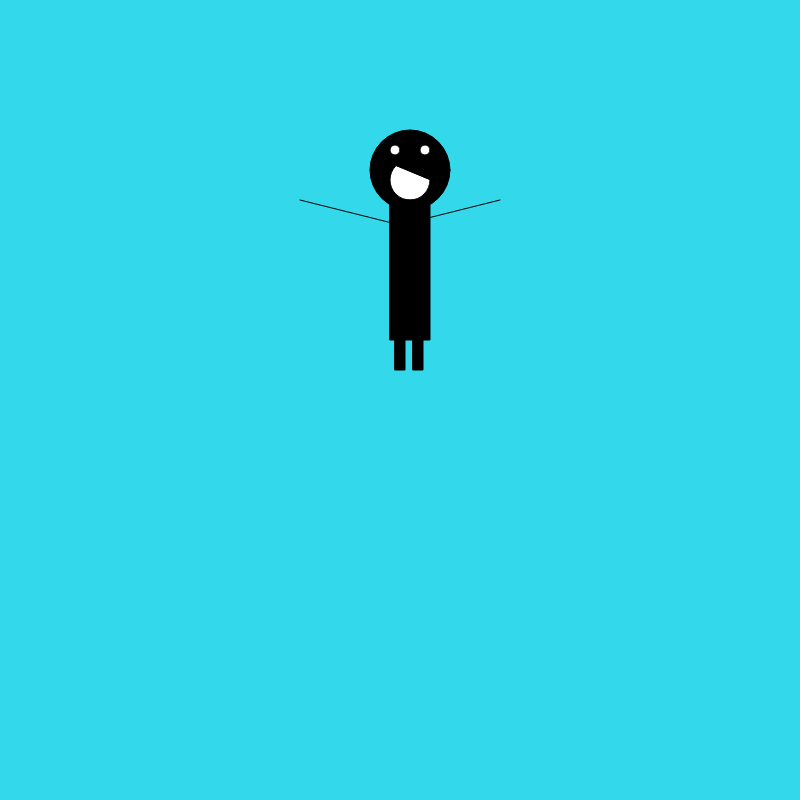
Frame 1 (no input)
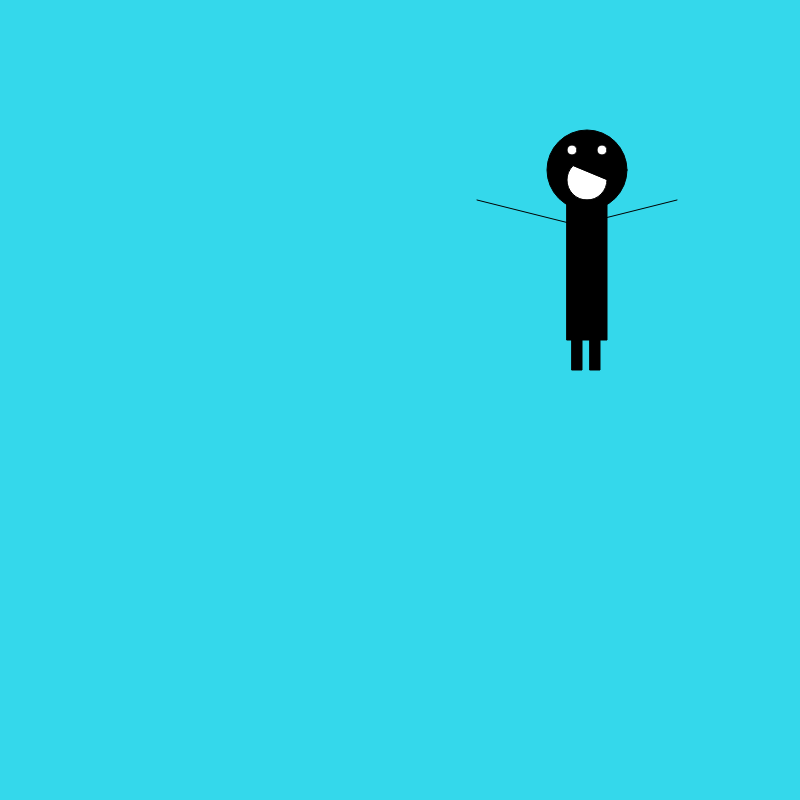
Frame 60 (no input)
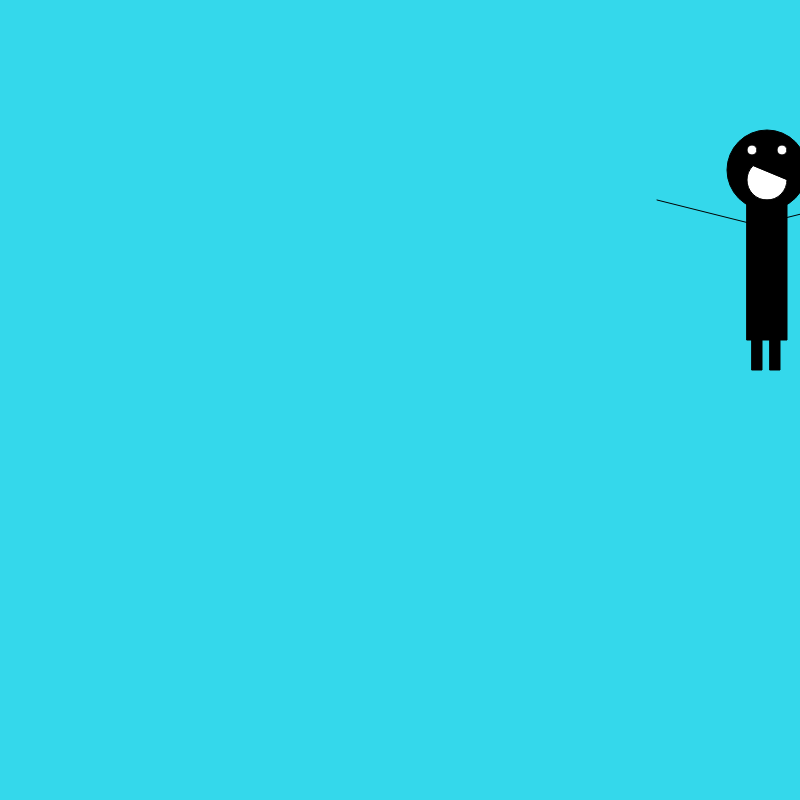
Frame 120 (the mouse pressed at the canvas centre since frame 60)

The p5.js sketch that drew these frames (run headless with seeded random() and noise() and a simulated clock; from frame 60 on, the mouse is pressed at the canvas centre):

// p5.js sketch
// ── sketch.js
let x = 0

// Reed Cavi's Rain Man

function setup() {
  createCanvas(800, 800);
}

function draw() {
  background(52, 216, 235);

translate(x, 0);
avatar();
pop();

x =x+3;
if (x>=width){
  x= -300;
}



}

function avatar(){
  // rain man body head when not pressed
 fill('black')
 ellipse(410, 170, 80, 80);

 fill('white');
 arc(410, 180, 40, 40, 0, PI + QUARTER_PI, CHORD);



 // rain man body
 fill('black');
 rect(390, 200, 40, 140);
 rect(395, 230, 10, 140);
 rect(413, 230, 10, 140);

 // rain man arms
 fill('black');
 line(500, 200, 400, 225);
 fill('black');
 line(300, 200, 400, 225);

 fill('white')
 ellipse(395, 150, 10, 10);

 fill('white')
 ellipse(425, 150, 10, 10);
}

function avatar2(){
  fill('black')
  ellipse(410, 170, 80, 80);

  fill('white');
  arc(410, 180, 40, 40, 0, PI + QUARTER_PI, CHORD);



  // rain man body
  fill('black');
  rect(390, 200, 40, 140);
  rect(395, 230, 10, 140);
  rect(413, 230, 10, 140);

  // rain man arms
  fill('black');
  line(500, 200, 400, 225);
  fill('black');
  line(300, 200, 400, 225);

  fill('white')
  ellipse(395, 150, 10, 10);

  fill('white')
  ellipse(425, 150, 10, 10);
}
